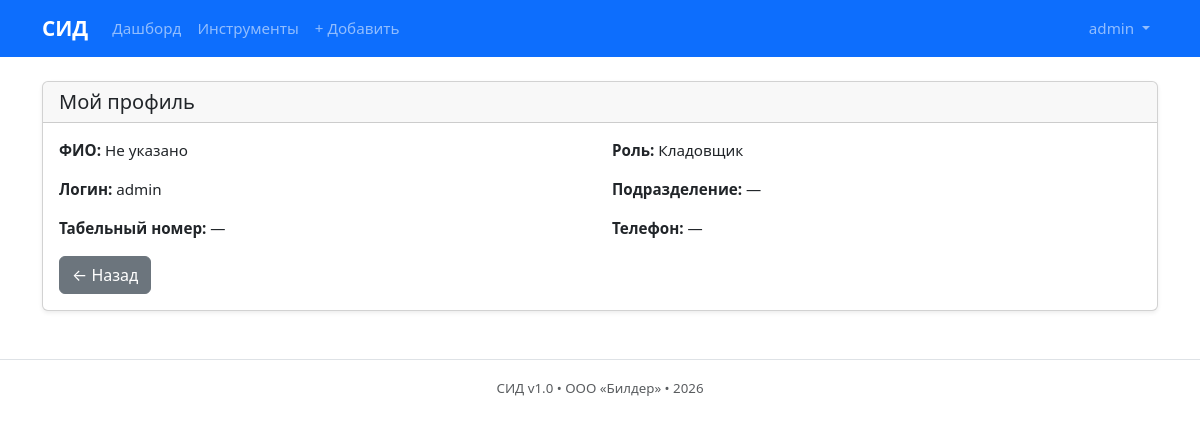
Screenshot of /accounts/profile/ (signed in) with the database file from the repository.
### apps/accounts/models.py (models this page shows, shortened)
class CustomUser(AbstractUser):
    role = models.CharField(max_length=20, choices=Role.choices, default=Role.STOREKEEPER)
    employee_id = models.CharField(max_length=20, unique=True, blank=True, null=True)
    department = models.CharField(max_length=100, blank=True)
    phone = models.CharField(max_length=20, blank=True)
    class Meta:
        db_table = 'users'
        verbose_name = 'Пользователь'
        verbose_name_plural = 'Пользователи'
    @property
    def can_manage_tools(self):
        return self.role in [Role.STOREKEEPER, Role.SUPPLY_MANAGER, Role.CHIEF_ENGINEER, Role.ADMIN]
    @property
    def can_view_reports(self):
        return self.role in [Role.SUPPLY_MANAGER, Role.CHIEF_ENGINEER, Role.ACCOUNTANT, Role.ADMIN]

### apps/accounts/views.py (the view)
# urls.py: path('profile/', views.profile_view, name='profile'),
def profile_view(request):
    return render(request, 'accounts/profile.html', {'user': request.user})

### apps/accounts/templates/accounts/profile.html (shortened to what this page needs)
{% extends 'tools/base.html' %}
{% block content %}
<div class="card">
    <div class="card-header">
        <h5 class="mb-0">Мой профиль</h5>
    </div>
    <div class="card-body">
        <div class="row">
            <div class="col-md-6">
                <p><strong>ФИО:</strong> {{ user.get_full_name|default:"Не указано" }}</p>
                <p><strong>Логин:</strong> {{ user.username }}</p>
                <p><strong>Табельный номер:</strong> {{ user.employee_id|default:"—" }}</p>
            </div>
            <div class="col-md-6">
                <p><strong>Роль:</strong> {{ user.get_role_display }}</p>
                <p><strong>Подразделение:</strong> {{ user.department|default:"—" }}</p>
                <p><strong>Телефон:</strong> {{ user.phone|default:"—" }}</p>
            </div>
        </div>
        <a href="{% url 'tools:dashboard' %}" class="btn btn-secondary">← Назад</a>
    </div>
</div>
{% endblock %}

### apps/tools/templates/tools/base.html (shortened to what this page needs)
{% load static %}
<!DOCTYPE html>
<html lang="ru">
<head>
    <link href="https://cdn.jsdelivr.net/npm/bootstrap@5.3.2/dist/css/bootstrap.min.css" rel="stylesheet">
    <link href="{% static 'css/style.css' %}" rel="stylesheet">
</head>
<body>
    {% if user.is_authenticated %}
    <nav class="navbar navbar-expand-lg navbar-dark bg-primary mb-4">
        <div class="container">
            <a class="navbar-brand fw-bold" href="{% url 'tools:dashboard' %}">СИД</a>
            <div class="collapse navbar-collapse" id="navMenu">
                <ul class="navbar-nav me-auto">
                    <li class="nav-item"><a class="nav-link" href="{% url 'tools:dashboard' %}">Дашборд</a></li>
                    <li class="nav-item"><a class="nav-link" href="{% url 'tools:tool_list' %}">Инструменты</a></li>
                    {% if user.can_manage_tools %}
                    <li class="nav-item"><a class="nav-link" href="{% url 'tools:tool_create' %}">+ Добавить</a></li>
                    {% endif %}
                </ul>
                <ul class="navbar-nav">
                    <li class="nav-item dropdown">
                        <a class="nav-link dropdown-toggle" href="#" role="button" data-bs-toggle="dropdown">
                            {{ user.get_short_name|default:user.username }}
                        </a>
                    </li>
                </ul>
            </div>
        </div>
    </nav>
    {% endif %}
    <div class="container">
        {% block content %}{% endblock %}
    </div>
    <footer class="mt-5 py-3 text-center text-muted border-top">
        <small>СИД v1.0 • ООО «Билдер» • {% now "Y" %}</small>
    </footer>
</body>
</html>

### static/css/style.css (style rules this page uses)
body { font-size: 0.95rem; }
.card { box-shadow: 0 0.125rem 0.25rem rgba(0,0,0,0.075); }
.navbar-brand { font-size: 1.3rem; }

### rows the page displays
CustomUser: get_short_name "admin", get_full_name "Не указано", username "admin", employee_id "—", role "Кладовщик", department "—", phone "—"
